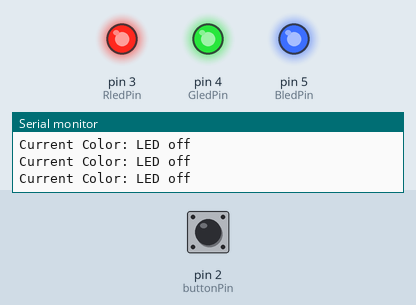
Recording of a sketch running on a simulated Arduino Uno, built with avr-gcc and run on an emulated ATmega328P. Parts: output pins drawn as LEDs (lit = HIGH), the last lines printed to the serial monitor. The inputs (shaded band) are chosen by the test bench; at power-on: pin 2 (buttonPin) HIGH.

Above: at 1.2 s.
1.3 s: pin 2 (buttonPin) pulled LOW for 1 s
At 2.8 s:
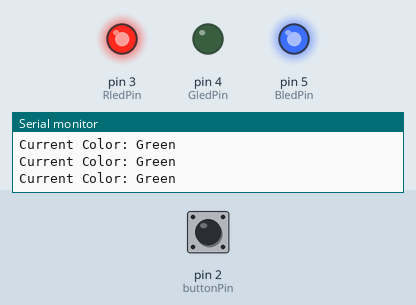
4.3 s: pin 2 (buttonPin) pulled LOW for 0.15 s
At 5.0 s:
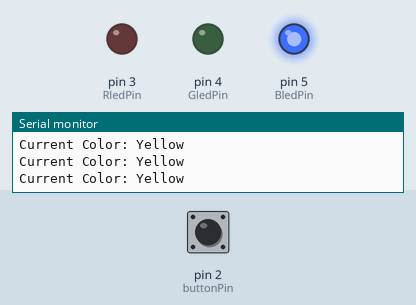
7.4 s: pin 2 (buttonPin) pulsed LOW 5 times (0.12 s each, 0.3 s apart)
At 9.6 s:
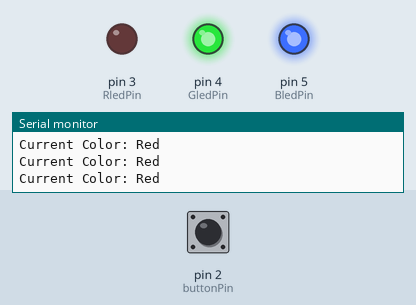
11.9 s: pin 2 (buttonPin) pulled LOW for 3.2 s
At 12.62 s:
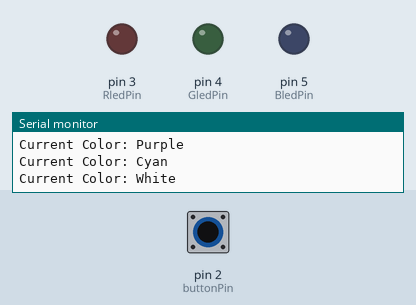
16.6 s: pin 2 (buttonPin) pulsed LOW 2 times (0.12 s each, 0.3 s apart)
At 18.2 s:
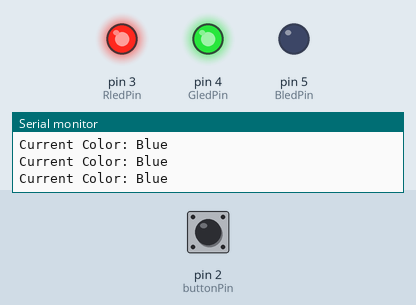
Timing chart, 0 to 19.7 s (numbered marks = the images above; inputs shaded):
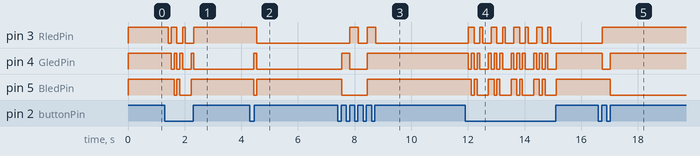

Measured:
- after the input at 1.3 s, pin 3 (RledPin): goes LOW 0.10 s, HIGH 0.20 s, LOW 0.20 s, HIGH 0.10 s, LOW 0.30 s, then HIGH, starting after 0.13 s; pin 4 (GledPin): goes LOW 0.10 s, HIGH 0.10 s, LOW 0.10 s, HIGH 0.10 s, LOW 0.30 s, HIGH 0.10 s, then LOW, starting after 0.23 s
- after the input at 4.3 s, pin 3 (RledPin): HIGH → LOW after 0.24 s; pin 4 (GledPin): LOW → HIGH after 0.14 s, → LOW 0.10 s later; pin 5 (BledPin): HIGH → LOW after 0.14 s, → HIGH 0.10 s later
- after the input at 7.4 s, pin 3 (RledPin): alternates HIGH for 0.30 s and LOW for 0.31 s, 4 changes in all, then stays LOW, starting after 0.44 s; pin 4 (GledPin): LOW → HIGH after 0.14 s, → LOW 0.30 s later, → HIGH 0.60 s later; pin 5 (BledPin): HIGH → LOW after 0.14 s, → HIGH 0.90 s later
- after the input at 11.9 s, pin 3 (RledPin): LOW → HIGH after 0.12 s, then repeats every 0.80 s: LOW 0.20 s, HIGH 0.10 s, LOW 0.30 s, HIGH 0.20 s, until it stays LOW from 14.9 s; pin 4 (GledPin): HIGH → LOW after 0.12 s, then repeats every 0.80 s: HIGH 0.10 s, LOW 0.10 s, HIGH 0.10 s, LOW 0.30 s, HIGH 0.10 s, LOW 0.10 s, until it stays HIGH from 15.1 s
- after the input at 16.6 s, pin 3 (RledPin): LOW → HIGH after 0.14 s; pin 4 (GledPin): HIGH → LOW after 0.14 s, → HIGH 0.28 s later; pin 5 (BledPin): HIGH → LOW after 0.43 s

The sketch:

Arduino.ino
```cpp
const int buttonPin = 2;
const int RledPin = 3;
const int GledPin = 4;
const int BledPin = 5;

int buttonState = 0;
int ledcolor = 0;
int ledState = LOW;
bool ButtonPressed = false;
String currentcolor="led";
unsigned long previousMillis = 0;
const long interval = 1000;
//hi
void setup() {
//initialize the LED pin as an output
pinMode(RledPin, OUTPUT);
pinMode(GledPin, OUTPUT);
pinMode(BledPin, OUTPUT);
//initialize the pushbutton pin as an input
pinMode(buttonPin, INPUT);
Serial.begin(9600);
}

void loop() {
//read the state of the pushbutton value
buttonState = digitalRead(buttonPin);
Serial.print("Current Color: ");
Serial.println(currentcolor);

unsigned long currentMillis = millis();
if (currentMillis - previousMillis >-interval){
  previousMillis = currentMillis;
if (ledState == LOW){
  ledState = HIGH;
} else {
  ledState =LOW;
}
}

if(buttonState == LOW){
  ledcolor = ledcolor + 1;
  ButtonPressed = true;
  delay(100);
}
if(ledcolor == 0){
  currentcolor="LED off";
  digitalWrite(RledPin, HIGH);
  digitalWrite(GledPin, HIGH);
  digitalWrite(BledPin, HIGH);
}
else if(ledcolor == 1){
  currentcolor="Red";
  if (ledState ==LOW){
  digitalWrite(RledPin, LOW);
  digitalWrite(GledPin, HIGH);
  digitalWrite(BledPin, HIGH);
  } else {
  digitalWrite(RledPin, HIGH);
  digitalWrite(GledPin, HIGH);
  digitalWrite(BledPin, HIGH);
  }
}
else if(ledcolor == 2){
  currentcolor="Green";
  if (ledState ==LOW){
  digitalWrite(RledPin, HIGH);
  digitalWrite(GledPin, LOW);
  digitalWrite(BledPin, HIGH);
  } else {
  digitalWrite(RledPin, HIGH);
  digitalWrite(GledPin, HIGH);
  digitalWrite(BledPin, HIGH);
  }
}
else if(ledcolor == 3){
  currentcolor="Blue";
  if (ledState ==LOW){
  digitalWrite(RledPin, HIGH);
  digitalWrite(GledPin, HIGH);
  digitalWrite(BledPin, LOW);
  } else {
  digitalWrite(RledPin, HIGH);
  digitalWrite(GledPin, HIGH);
  digitalWrite(BledPin, HIGH);
  }
}
else if(ledcolor == 4){
  currentcolor="Yellow";
  if (ledState ==LOW){
  digitalWrite(RledPin, LOW);
  digitalWrite(GledPin, LOW);
  digitalWrite(BledPin, HIGH);
  } else {
  digitalWrite(RledPin, HIGH);
  digitalWrite(GledPin, HIGH);
  digitalWrite(BledPin, HIGH);
  delay(1000);
  }
}
else if(ledcolor == 5){
  currentcolor="Purple";
  if (ledState ==LOW){
  digitalWrite(RledPin, LOW);
  digitalWrite(GledPin, HIGH);
  digitalWrite(BledPin, LOW);
  } else {
  digitalWrite(RledPin, HIGH);
  digitalWrite(GledPin, HIGH);
  digitalWrite(BledPin, HIGH);
  }
}
else if(ledcolor == 6){
  currentcolor="Cyan";
  if (ledState ==LOW){
  digitalWrite(RledPin, HIGH);
  digitalWrite(GledPin, LOW);
  digitalWrite(BledPin, LOW);
  } else {
  digitalWrite(RledPin, HIGH);
  digitalWrite(GledPin, HIGH);
  digitalWrite(BledPin, HIGH);
  }
}
else if(ledcolor == 7){
  currentcolor="White";
  if (ledState == LOW){
  digitalWrite(RledPin, LOW);
  digitalWrite(GledPin, LOW);
  digitalWrite(BledPin, LOW);
  } else {
  digitalWrite(RledPin, HIGH);
  digitalWrite(GledPin, HIGH);
  digitalWrite(BledPin, HIGH);
  }
}
else if(ledcolor == 8){
  ledcolor = 0;
}
}
```
